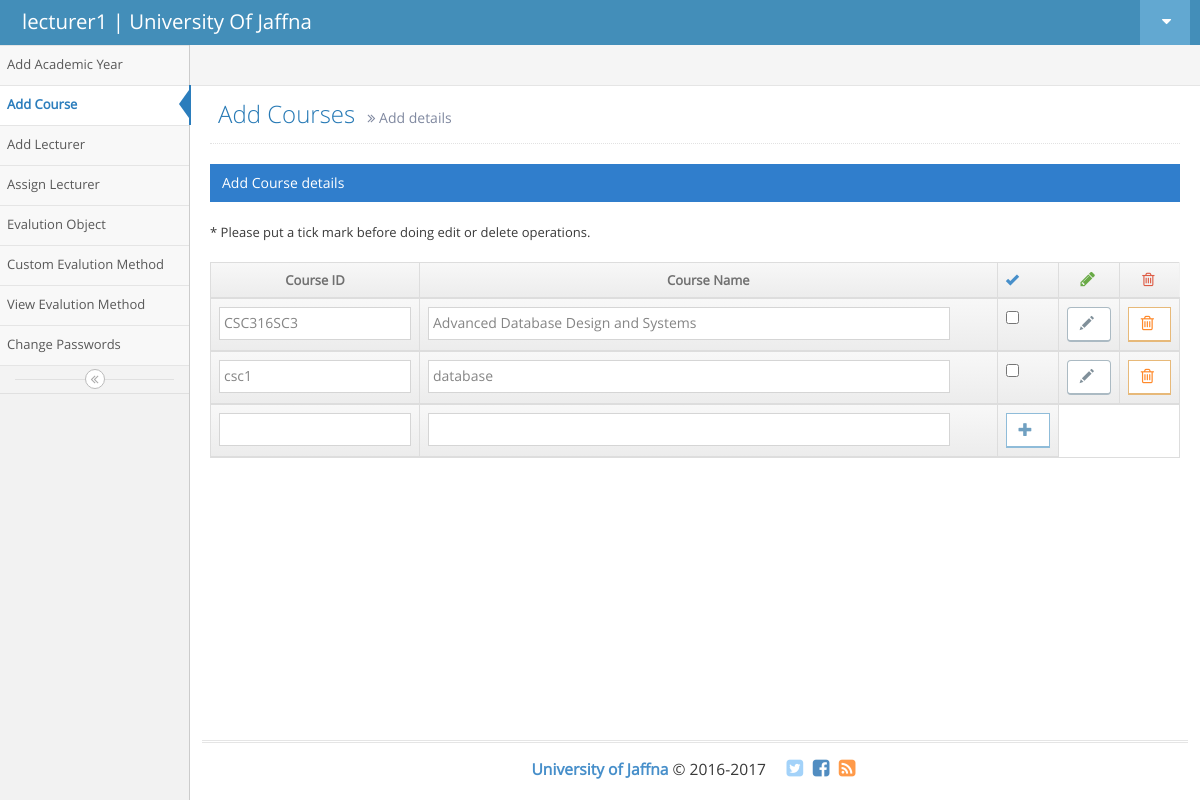
/dept_hd_index.php (signed in), run on the app's committed database.
### tables this page shows
CREATE TABLE `add_course` (
  `id` int(11) NOT NULL,
  `couseid` varchar(50) NOT NULL,
  `coursename` varchar(50) NOT NULL,
  `dep_id` varchar(5) NOT NULL,
  `qstn_no` varchar(5) NOT NULL
);

### dept_hd_index.php (the view, shortened to what this page needs)
<!DOCTYPE html>
<html lang="en">
	<head>
		<link rel="stylesheet" href="assets/css/bootstrap.min.css" />
		<link rel="stylesheet" href="assets/font-awesome/4.5.0/css/font-awesome.min.css" />
		<link rel="stylesheet" href="assets/css/ace.min.css" class="ace-main-stylesheet" id="main-ace-style" />
		<link rel="stylesheet" href="assets/css/ace-skins.min.css" />
		<link rel="stylesheet" href="assets/css/ace-rtl.min.css" />
	</head>
	<body class="no-skin">
		<div id="navbar" class="navbar navbar-default ace-save-state">
			<div class="navbar-container ace-save-state" id="navbar-container">
				<div class="navbar-header pull-left">
					<a href="dept_hd_academic_year.php" class="navbar-brand">
						<small>
							<?php echo $_SESSION['sess_username'];?>
 | University Of Jaffna
						</small>
					</a>
				</div>
				<div class="navbar-buttons navbar-header pull-right" role="navigation">
					<ul class="nav ace-nav">
						<li class="light-blue dropdown-modal">
							<a data-toggle="dropdown" href="#" class="dropdown-toggle">
								<i class="ace-icon fa fa-caret-down"></i>
							</a>
						</li>
					</ul>
				</div>
			</div>
		</div>
		<div class="main-container ace-save-state" id="main-container">
			<div id="sidebar" class="sidebar                  responsive                    ace-save-state">
				<ul class="nav nav-list">
					<li class="">
						<a href="dept_hd_academic_year.php">
							<span class="menu-text">Add Academic Year</span>
						</a>
					</li>
					<li class="active">
						<a href="dept_hd_index.php">
							<span class="menu-text">Add Course</span>
						</a>
					</li>
					<li class="">
						<a href="dept_hd_add_lecturer.php">
							<span class="menu-text">Add Lecturer</span>
						</a>
					</li>
					<li class="">
						<a href="dept_hd_assign_lecturer.php">
							<span class="menu-text">Assign Lecturer</span>
						</a>
					</li>
					<li class="">
						<a href="dept_hd_evalution.php">
							<span class="menu-text">Evalution Object</span><br>
						</a>
					</li>
					<li class="">
						<a href="dept_hd_custom1.php">
							<span class="menu-text">Custom Evalution Method</span><br>
						</a>
					</li>
					<li class="">
						<a href="dept_hd_view_method.php">
							<span class="menu-text">View Evalution Method</span><br>
						</a>
					</li>
					<li class="">
						<a href="dept_hd_change_password.php">
							<span class="menu-text">Change Passwords</span>
						</a>
					</li>
				</ul>
				<div class="sidebar-toggle sidebar-collapse" id="sidebar-collapse">
					<i id="sidebar-toggle-icon" class="ace-icon fa fa-angle-double-left ace-save-state" data-icon1="ace-icon fa fa-angle-double-left" data-icon2="ace-icon fa fa-angle-double-right"></i>
				</div>
			</div>
			<div class="main-content">
				<div class="main-content-inner">
					<div class="breadcrumbs ace-save-state" id="breadcrumbs">
					</div>
					<div class="page-content">
                          <div class="page-header">
							<h1>
								Add Courses
								<small>
									<i class="ace-icon fa fa-angle-double-right"></i>
									Add details
								</small>
							</h1>
						</div>
						<div class="row">
							<div class="col-xs-12">
								<div class="row">
									<div class="col-xs-12">
										<div class="clearfix">
										</div>
										<div class="table-header">
											Add Course details
										</div>
											<br>
											* Please put a tick mark before doing edit or delete operations.
										<div align="center"  >
<html>
<body>
<center>
<br>
<?php
$q1 ="SELECT dep_id FROM signup where username='".$_SESSION['sess_username']."'";
$re =mysql_query($q1);
$query_row =mysql_fetch_array($re);
$query ="SELECT * FROM add_course where dep_id='".$query_row['dep_id']."'";
$result=mysql_query($query);
$i =0;
?>
<form  action="<?php echo $_SERVER['PHP_SELF']; ?>" method="POST" >
<table id="simple-table" class="table  table-bordered table-hover">
											<thead>
  <tr>
   <th width="60"> <div align="center">Course ID</div></th>
   <th width="5000"> <div align="center">Course Name</div></th>
    <span class="green">
	<th  width="20"> <div ><a class="blue" href="#"><i class="ace-icon glyphicon glyphicon-ok"></i></a> </div></th>
    <th width="70"> <div align="center"><a class="green" href="#"><i class="ace-icon fa fa-pencil bigger-130"></i></a> </div></th></span>
    <th width="70"> <div align="center"><a class="red" href="#"><i class="ace-icon fa fa-trash-o bigger-120"></i></a> </div></th>
  </tr>
<?php
while($query_row =mysql_fetch_array($result))
   {
	   echo "<td>";
	   echo '<input type="text"  value ="'.$query_row['couseid'].'" name ="fn'.$i.'"/>';
	   echo "</td>";
	    echo "<td>";
	   echo '<input type="text" size="60" value ="'.$query_row['coursename'].'" name ="fn1'.$i.'"/>';
	   echo "</td>";
		echo "<td>";
	    echo '<input type="checkbox" name="check-all'.$i.'" />';
	    echo "</td>";
echo "<td>";
		 echo '<button class="btn btn-white btn-default btn-round" name ="updatebtn'.$i.'" >
												<i class="ace-icon glyphicon glyphicon-pencil"></i>
											</button>';
	    echo "</td>";
	    echo "<td>";
		 echo '<button class="btn btn-white btn-warning btn-bold" name ="deletebtn'.$i.'" >
												<i class="ace-icon fa fa-trash-o bigger-120 orange"></i>
											</button>';
	    echo "</td>";
		$i++;
   }
   echo "<tr>";
    echo "<td>";
    echo '<input type ="text" name = "txtfn"/>';
    echo "</td>";
	echo "<td>";
    echo '<input type ="text" size="60" name = "txtln"/>';
    echo "</td>";
    echo "<td>";
	echo'<button class="btn btn-white btn-info btn-bold" type ="submit" name ="addbtn">
												<i class="ace-icon glyphicon glyphicon-plus"></i>
											</button>';
    echo "</td>";
   echo "</tr>";
?>
</thead>
</table>
</form>
</center>
</body>
</html>
										</div>
									</div>
								</div>
							</div>
						</div>
					</div>
				</div>
			</div>
			<div class="footer">
				<div class="footer-inner">
					<div class="footer-content">
						<span class="bigger-120">
							<span class="blue bolder">University of Jaffna</span> &copy; 2016-2017
						</span>
						<span class="action-buttons">
							<a href="#">
								<i class="ace-icon fa fa-twitter-square light-blue bigger-150"></i>
							</a>
							<a href="#">
								<i class="ace-icon fa fa-facebook-square text-primary bigger-150"></i>
							</a>
							<a href="#">
								<i class="ace-icon fa fa-rss-square orange bigger-150"></i>
							</a>
						</span>
					</div>
				</div>
			</div>
		</div>
	</body>
</html>

### data on the page
add_course: couseid "CSC316SC3", coursename "Advanced Database Design and Systems"
add_course: fn1 "csc1", coursename "database"

### other printed values
$_SESSION['sess_username'] "lecturer1"
